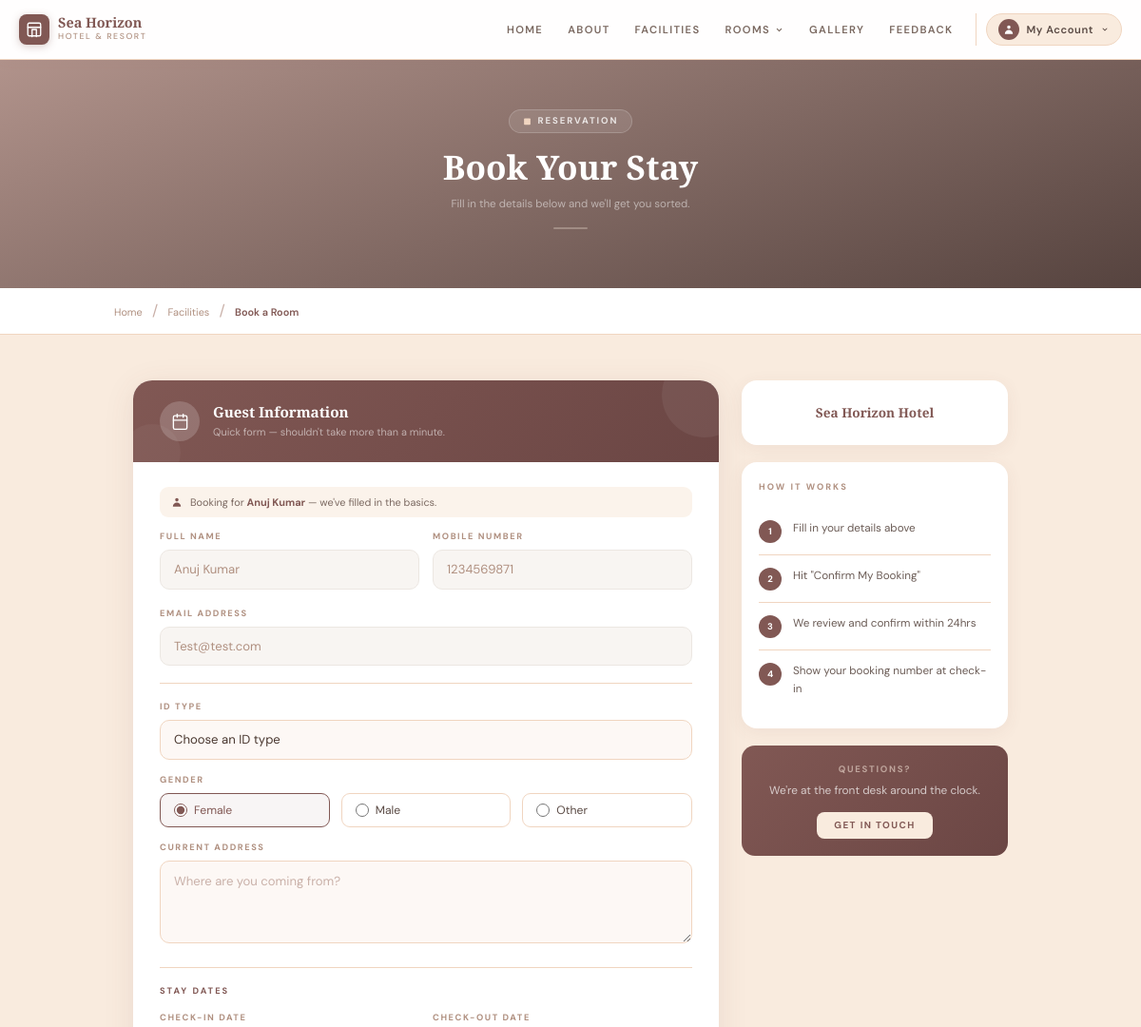
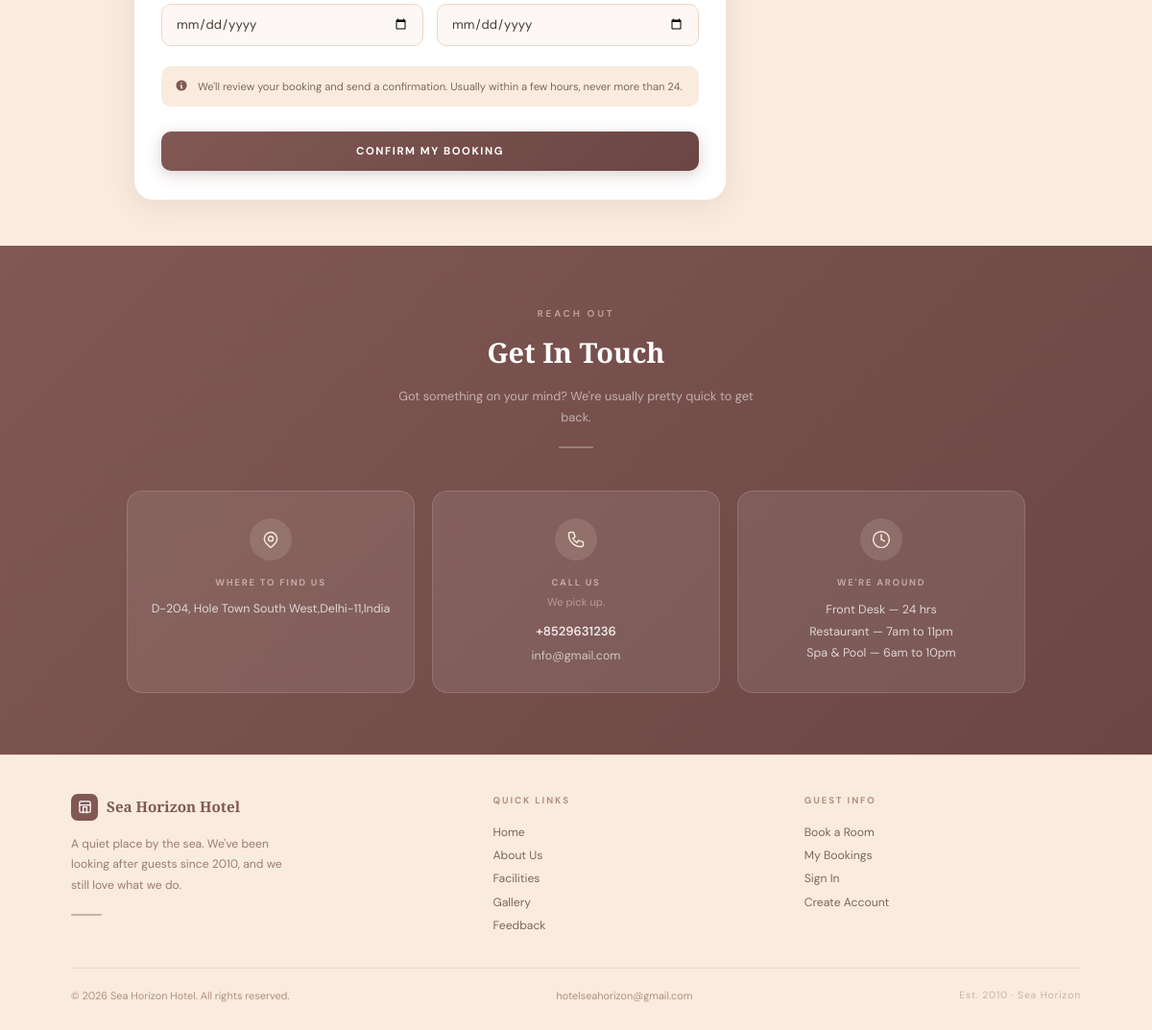
The app's page /hbms/book-room.php (signed in) with its own data (2 pictures, top to bottom).
### tables this page shows
CREATE TABLE `tbluser` (
  `ID` int(10) NOT NULL,
  `FullName` varchar(200) DEFAULT NULL,
  `MobileNumber` bigint(10) DEFAULT NULL,
  `Email` varchar(120) DEFAULT NULL,
  `Password` varchar(120) DEFAULT NULL,
  `RegDate` timestamp NULL DEFAULT current_timestamp()
);

CREATE TABLE `tblpage` (
  `ID` int(10) NOT NULL,
  `PageType` varchar(120) DEFAULT NULL,
  `PageTitle` varchar(200) DEFAULT NULL,
  `PageDescription` mediumtext DEFAULT NULL,
  `Email` varchar(120) DEFAULT NULL,
  `MobileNumber` bigint(10) DEFAULT NULL,
  `UpdationDate` timestamp NULL DEFAULT NULL ON UPDATE current_timestamp()
);

### hbms/book-room.php (the view, shortened to what the rows shown need)
<?php
include('includes/dbconnection.php');
if (strlen($_SESSION['hbmsuid'] == 0)) {
  header('location:logout.php');
} else {
?>
  <!DOCTYPE HTML>
  <html lang="en">
  <head>
    <script src="https://cdn.tailwindcss.com"></script>
  </head>
  <body class="font-sans min-h-screen flex flex-col" style="background:#F9EBDE;">
    <div class="page-hero" style="height:240px;">
      <div class="page-hero-content">
        <h1 class="page-hero-title">Book Your Stay</h1>
      </div>
    </div>
    <main class="flex-1 py-12">
      <div style="max-width:960px;margin:0 auto;padding:0 20px;display:grid;grid-template-columns:1fr 280px;gap:24px;align-items:start;">
        <div class="form-card">
          <div style="background:linear-gradient(135deg,#815854 0%,#6b4644 100%);padding:22px 28px;display:flex;align-items:center;gap:14px;position:relative;overflow:hidden;">
            <div style="position:relative;z-index:1;">
              <h2 style="font-family:'Playfair Display',serif;font-size:.95rem;font-weight:600;color:#fff;margin:0;line-height:1.2;">Guest Information</h2>
            </div>
          </div>
          <div style="padding:26px 28px 30px;">
            <form method="post">
              <?php
              $uid = $_SESSION['hbmsuid'];
              $sqlu = "SELECT * FROM tbluser WHERE ID=:uid";
              $qu = $dbh->prepare($sqlu);
              $qu->bindParam(':uid', $uid, PDO::PARAM_STR);
              $qu->execute();
              $users = $qu->fetchAll(PDO::FETCH_OBJ);
              foreach ($users as $u) { ?>
                <div style="display:flex;align-items:center;gap:8px;margin-bottom:14px;padding:8px 12px;background:rgba(249,235,222,.6);border-radius:9px;">
                  <svg width="12" height="12" fill="#815854" viewBox="0 0 20 20">
                    <path fill-rule="evenodd" d="M10 9a3 3 0 100-6 3 3 0 000 6zm-7 9a7 7 0 1114 0H3z" clip-rule="evenodd" />
                  </svg>
                  <p style="font-family:'DM Sans',sans-serif;font-size:.68rem;color:#7a6860;margin:0;">Booking for <strong style="color:#815854;"><?php echo htmlentities($u->FullName); ?></strong> — we've filled in the basics.</p>
                </div>
                <div style="display:grid;grid-template-columns:1fr 1fr;gap:14px;margin-bottom:4px;">
                  <div class="form-group">
                    <label class="form-label">Full Name</label>
                    <input type="text" name="name" class="form-input" readonly value="<?php echo htmlentities($u->FullName); ?>">
                  </div>
                  <div class="form-group">
                    <label class="form-label">Mobile Number</label>
                    <input type="text" name="phone" class="form-input" readonly maxlength="10" value="<?php echo htmlentities($u->MobileNumber); ?>">
                  </div>
                </div>
                <div class="form-group">
                  <label class="form-label">Email Address</label>
                  <input type="email" name="email" class="form-input" readonly value="<?php echo htmlentities($u->Email); ?>">
                </div>
              <?php } ?>
            </form>
          </div>
        </div>
      </div>
    </main>
    <?php include_once('includes/getintouch.php'); ?>
  </body>
  </html>
<?php } ?>

### hbms/includes/getintouch.php (shortened to what the rows shown need)
<section style="background:linear-gradient(135deg,#815854 0%,#6b4644 100%); padding:64px 20px;">
  <div style="max-width:960px; margin:0 auto;">
    <div style="display:flex; flex-wrap:wrap; justify-content:center; gap:18px;">
      <?php
        $sql = "SELECT * from tblpage where PageType='contactus'";
        $query = $dbh->prepare($sql);
        $query->execute();
        $results = $query->fetchAll(PDO::FETCH_OBJ);
        $cnt = 1;
        if ($query->rowCount() > 0) {
          foreach ($results as $row) {
      ?>
      <div class="contact-card">
        <div class="contact-icon">
          <svg width="20" height="20" fill="none" stroke="#F9EBDE" stroke-width="1.7" viewBox="0 0 24 24" stroke-linecap="round" stroke-linejoin="round">
            <path d="M17.657 16.657L13.414 20.9a2 2 0 01-2.827 0l-4.244-4.243a8 8 0 1111.314 0z"/>
            <path d="M15 11a3 3 0 11-6 0 3 3 0 016 0z"/>
          </svg>
        </div>
        <p style="font-family:'DM Sans',sans-serif; font-size:.6rem; font-weight:700; letter-spacing:.18em; text-transform:uppercase; color:rgba(249,235,222,.55); margin:0 0 10px;">Where to find us</p>
        <p style="font-family:'DM Sans',sans-serif; font-size:.78rem; color:rgba(255,255,255,.75); line-height:1.7; margin:0;">
          <?php echo strip_tags(html_entity_decode($row->PageDescription)); ?>
        </p>
      </div>
      <div class="contact-card">
        <div class="contact-icon">
        </div>
        <p style="font-family:'DM Sans',sans-serif; font-size:.6rem; font-weight:700; letter-spacing:.18em; text-transform:uppercase; color:rgba(249,235,222,.55); margin:0 0 5px;">Call us</p>
        <p style="font-family:'DM Sans',sans-serif; font-size:.7rem; color:rgba(249,235,222,.45); margin:0 0 12px;">We pick up.</p>
        <p style="font-family:'DM Sans',sans-serif; font-size:.82rem; font-weight:600; color:rgba(255,255,255,.85); margin:0 0 6px;">
          +<?php echo htmlentities($row->MobileNumber); ?>
        </p>
        <p style="font-family:'DM Sans',sans-serif; font-size:.78rem; color:rgba(255,255,255,.65); margin:0;">
          <?php echo htmlentities($row->Email); ?>
        </p>
      </div>
      <div class="contact-card">
        <div class="contact-icon">
          <svg width="20" height="20" fill="none" stroke="#F9EBDE" stroke-width="1.7" viewBox="0 0 24 24" stroke-linecap="round" stroke-linejoin="round">
            <circle cx="12" cy="12" r="10"/><polyline points="12 6 12 12 16 14"/>
          </svg>
        </div>
        <p style="font-family:'DM Sans',sans-serif; font-size:.6rem; font-weight:700; letter-spacing:.18em; text-transform:uppercase; color:rgba(249,235,222,.55); margin:0 0 10px;">We're around</p>
        <p style="font-family:'DM Sans',sans-serif; font-size:.78rem; color:rgba(255,255,255,.75); line-height:1.8; margin:0;">
          Front Desk — 24 hrs<br>
          Restaurant — 7am to 11pm<br>
          Spa & Pool — 6am to 10pm
        </p>
      </div>
      <?php $cnt = $cnt + 1; } } ?>
    </div>
  </div>
</section>

### records on screen
tbluser: FullName "Anuj Kumar", name "Anuj Kumar", phone "1234569871", email "Test@test.com"
tblpage: PageDescription "D-204, Hole Town South West,Delhi-11,India", MobileNumber "8529631236", Email "info@gmail.com"

### other values on screen
$label "HOME"
$label "ABOUT"
$label "FACILITIES"
$label "ROOMS"
$label "GALLERY"
$label "FEEDBACK"
$step "Fill in your details above"
$step "Hit \"Confirm My Booking\""
$step "We review and confirm within 24hrs"
$step "Show your booking number at check-in"
$label "Home"
$label "About Us"
$label "Facilities"
$label "Gallery"
$label "Feedback"
